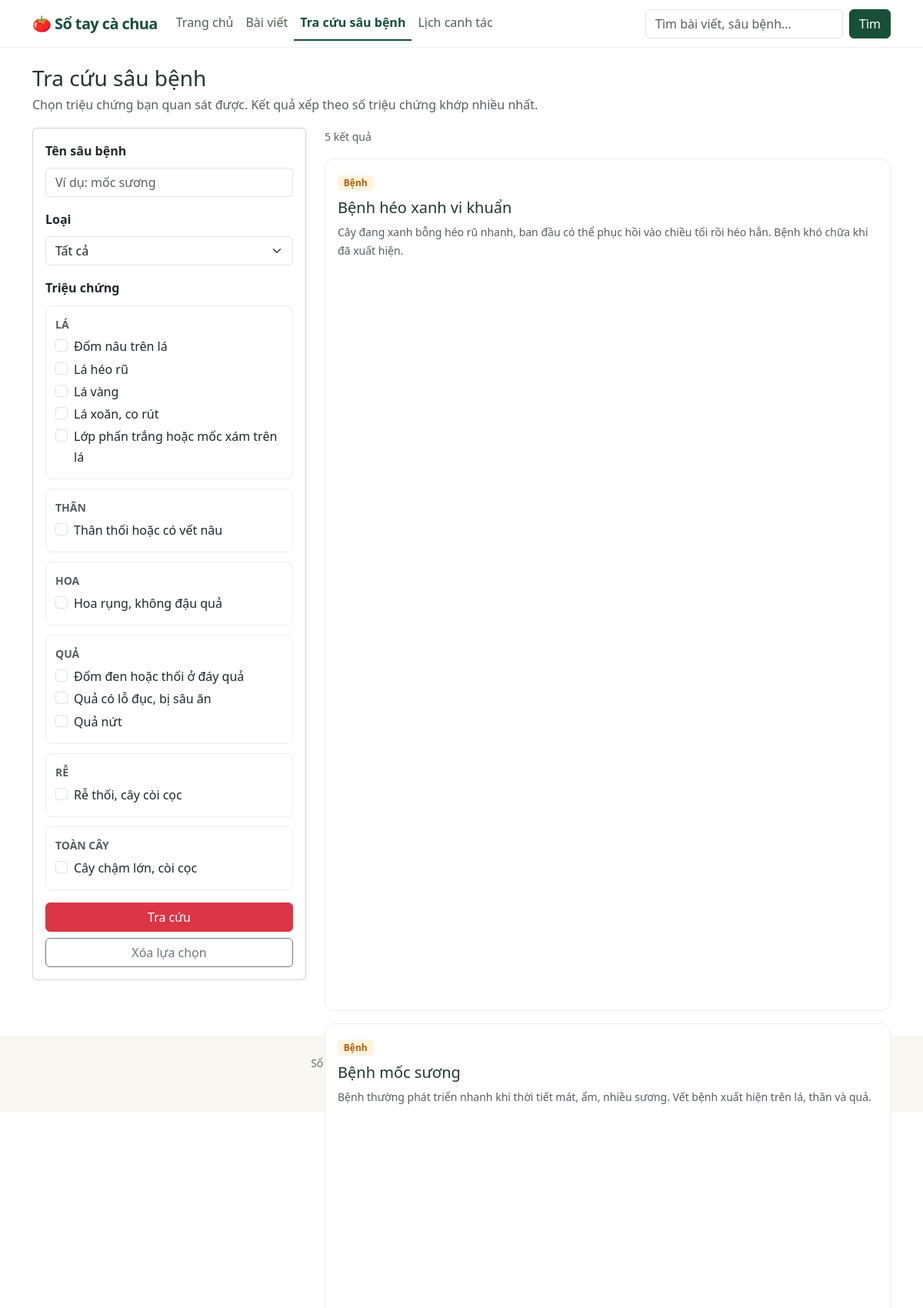
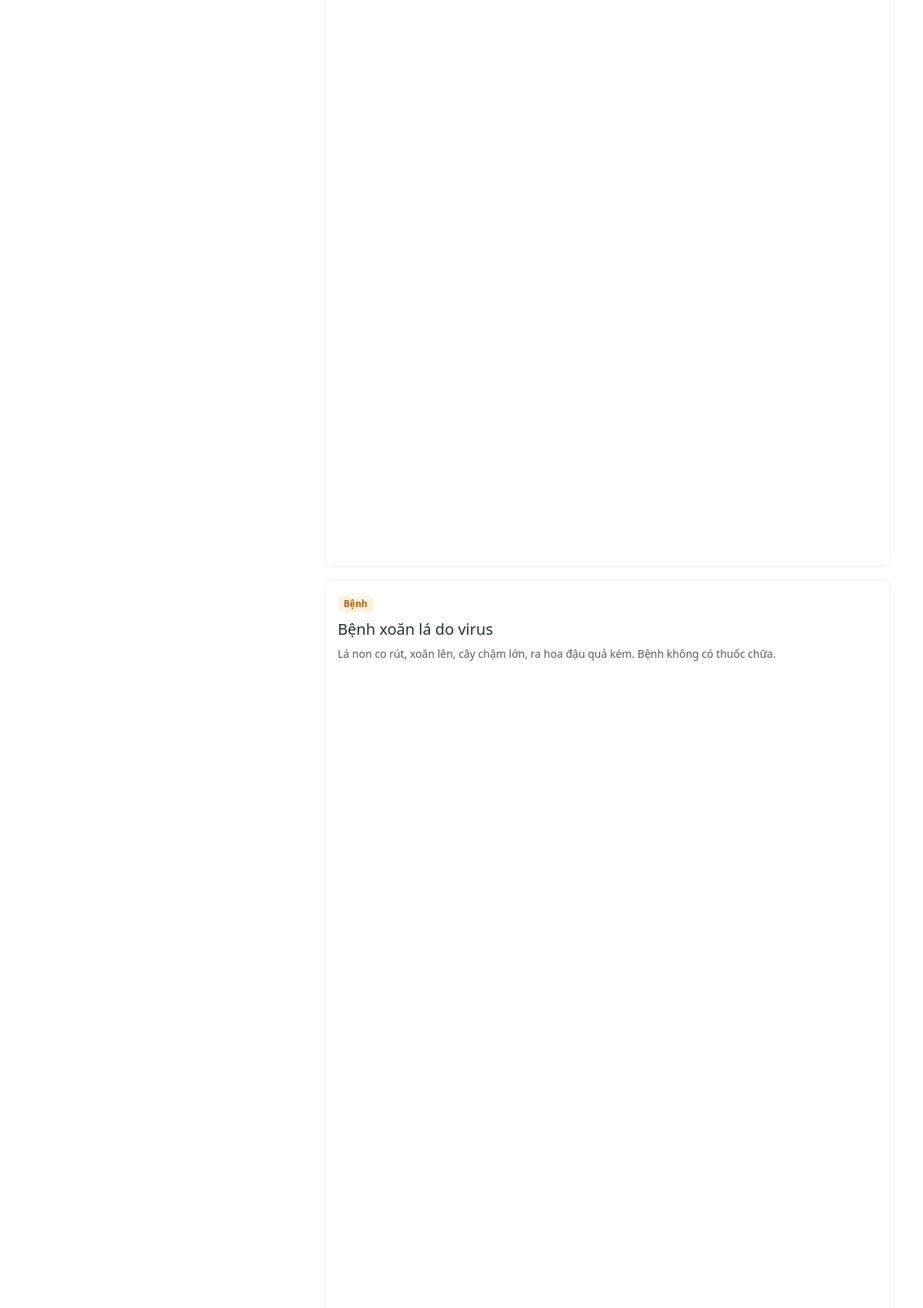
Page /pests.php (upper part) on the committed database (2 pictures, top to bottom).
### tables this page shows
CREATE TABLE IF NOT EXISTS symptoms (
  id          INT UNSIGNED NOT NULL AUTO_INCREMENT,
  name        VARCHAR(150) NOT NULL,
  body_part   ENUM('leaf', 'stem', 'flower', 'fruit', 'root', 'whole_plant')
              NOT NULL DEFAULT 'leaf',
  description TEXT NULL,
  PRIMARY KEY (id),
  UNIQUE KEY uq_symptoms_name (name)
);

CREATE TABLE IF NOT EXISTS pests (
  id          INT UNSIGNED NOT NULL AUTO_INCREMENT,
  name        VARCHAR(150) NOT NULL,
  slug        VARCHAR(170) NOT NULL,
  type        ENUM('pest', 'disease') NOT NULL COMMENT 'pest = sau hai, disease = benh',
  description TEXT NULL,
  cause       TEXT NULL,
  prevention  TEXT NULL,
  treatment   TEXT NULL,
  source      VARCHAR(255) NULL,
  created_at  TIMESTAMP NOT NULL DEFAULT CURRENT_TIMESTAMP,
  updated_at  TIMESTAMP NOT NULL DEFAULT CURRENT_TIMESTAMP ON UPDATE CURRENT_TIMESTAMP,
  PRIMARY KEY (id),
  UNIQUE KEY uq_pests_slug (slug),
  FULLTEXT KEY ft_pests (name, description)
);

### includes/helpers.php (called while the page is built, shortened)
<?php
require_once __DIR__ . '/db.php';
function e($s) { return htmlspecialchars((string)$s, ENT_QUOTES, 'UTF-8'); }
function url($path = '') { return rtrim(config()['base_url'], '/') . '/' . ltrim($path, '/'); }
function excerpt($s, $len = 140) {
    $s = trim(preg_replace('/\s+/u', ' ', strip_tags((string)$s)));
    return mb_strlen($s, 'UTF-8') > $len ? mb_substr($s, 0, $len, 'UTF-8') . '…' : $s;
}

### includes/db.php (called while the page is built)
<?php
function config() {
    static $cfg = null;
    if ($cfg === null) $cfg = require __DIR__ . '/../config/config.php';
    return $cfg;
}
function db() {
    static $pdo = null;
    if ($pdo === null) {
        $c = config();
        $dsn = "mysql:host={$c['db_host']};dbname={$c['db_name']};charset=utf8mb4";
        $pdo = new PDO($dsn, $c['db_user'], $c['db_pass'], [
            PDO::ATTR_ERRMODE => PDO::ERRMODE_EXCEPTION,
            PDO::ATTR_DEFAULT_FETCH_MODE => PDO::FETCH_ASSOC,
            PDO::ATTR_EMULATE_PREPARES => false,
        ]);
    }
    return $pdo;
}
function q($sql, $params = []) {
    $st = db()->prepare($sql);
    $st->execute($params);
    return $st;
}

### includes/functions_public.php (called while the page is built, shortened)
<?php
require_once __DIR__ . '/helpers.php';
function get_symptoms() {
    return q("SELECT * FROM symptoms ORDER BY FIELD(body_part,'leaf','stem','flower','fruit','root','whole_plant'), name")->fetchAll();
}
function body_part_label($k) {
    return ['leaf'=>'Lá','stem'=>'Thân','flower'=>'Hoa','fruit'=>'Quả','root'=>'Rễ','whole_plant'=>'Toàn cây'][$k] ?? $k;
}
function search_pests($f) {
    $params = []; $join = ''; $matchSel = '0 AS matched';
    $sym = array_values(array_filter(array_map('intval', $f['symptoms'] ?? [])));
    $where = ['1=1'];
    $w = implode(' AND ', $where);
    $having = $sym ? 'HAVING matched > 0' : '';
    $order = $sym ? 'matched DESC, p.name' : 'p.name';
    $rows = q("SELECT p.id, p.name, p.slug, p.type, p.description, $matchSel,
                      (SELECT file_path FROM images i WHERE i.pest_id = p.id ORDER BY i.id LIMIT 1) AS thumb
               FROM pests p $join WHERE $w GROUP BY p.id $having ORDER BY $order", $params)->fetchAll();
    return [$rows, count($sym)];
}
function pest_type_label($t) { return $t === 'pest' ? 'Sâu hại' : 'Bệnh'; }

### public/pests.php (the view, shortened to what this page needs)
<?php
require_once __DIR__ . '/../includes/functions_public.php';
$f = ['q' => trim($_GET['q'] ?? ''), 'type' => $_GET['type'] ?? '', 'symptoms' => (array)($_GET['symptoms'] ?? [])];
[$pests, $nSym] = search_pests($f);
$selected = array_map('intval', $f['symptoms']);
$groups = [];
foreach (get_symptoms() as $s) $groups[$s['body_part']][] = $s;
require __DIR__ . '/../includes/header.php';
?>
<h1 class="h3 mb-1">Tra cứu sâu bệnh</h1>
<p class="text-muted">Chọn triệu chứng bạn quan sát được. Kết quả xếp theo số triệu chứng khớp nhiều nhất.</p>
<div class="row g-4">
  <div class="col-lg-4">
    <form method="get" class="card"><div class="card-body">
      <div class="mb-3"><label class="form-label fw-semibold" for="q">Tên sâu bệnh</label>
        <input class="form-control" id="q" type="search" name="q" value="<?= e($f['q']) ?>" placeholder="Ví dụ: mốc sương"></div>
      <div class="mb-3"><label class="form-label fw-semibold" for="type">Loại</label>
        <select class="form-select" id="type" name="type">
          <option value="">Tất cả</option>
        </select></div>
      <div class="fw-semibold mb-2">Triệu chứng</div>
      <?php foreach ($groups as $part => $list): ?>
        <div class="symptom-group"><div class="small fw-bold text-uppercase text-muted mb-1"><?= e(body_part_label($part)) ?></div>
          <?php foreach ($list as $s): ?>
            <div class="form-check">
              <input class="form-check-input" type="checkbox" name="symptoms[]" value="<?= (int)$s['id'] ?>" id="s<?= (int)$s['id'] ?>" <?= in_array((int)$s['id'], $selected, true) ? 'checked' : '' ?>>
              <label class="form-check-label" for="s<?= (int)$s['id'] ?>"><?= e($s['name']) ?></label>
            </div>
          <?php endforeach; ?>
        </div>
      <?php endforeach; ?>
      <div class="d-grid gap-2 mt-3"><button class="btn btn-danger">Tra cứu</button>
        <a class="btn btn-outline-secondary" href="<?= url('public/pests.php') ?>">Xóa lựa chọn</a></div>
    </div></form>
  </div>
  <div class="col-lg-8">
    <p class="text-muted small"><?= count($pests) ?> kết quả<?= $nSym ? " (đã chọn $nSym triệu chứng)" : '' ?></p>
    <?php foreach ($pests as $p): ?>
      <a class="card card-post mb-3 text-decoration-none text-reset" href="<?= url('public/pest.php?slug=' . rawurlencode($p['slug'])) ?>">
        <div class="row g-0">
          <div class="col"><div class="card-body">
            <span class="badge <?= $p['type'] === 'pest' ? 'badge-pest' : 'badge-disease' ?>"><?= e(pest_type_label($p['type'])) ?></span>
            <h2 class="h5 mt-2"><?= e($p['name']) ?></h2>
            <p class="text-muted small mb-0"><?= e(excerpt($p['description'] ?? '', 150)) ?></p>
          </div></div>
        </div>
      </a>
    <?php endforeach; ?>
  </div>
</div>
<?php require __DIR__ . '/../includes/footer.php'; ?>

### assets/css/style.css (style rules this page uses)
:root { --tomato: #c0392b; --tomato-dark: #962d22; --leaf: #2e7d32; --leaf-soft: #e8f5e9; --cream: #fff8f6; }
body { background: #fff; color: #2b2b2b; line-height: 1.7; }
a { color: var(--tomato-dark); }
.card-post { border: 1px solid #eee; border-radius: .75rem; overflow: hidden; height: 100%; transition: box-shadow .15s, transform .15s; }
.badge-disease { background: #fff3e0; color: #b45f06; font-weight: 600; }
.symptom-group { border: 1px solid #eee; border-radius: .5rem; padding: .75rem; margin-bottom: .75rem; }
:root { --forest: #174f3a; --forest-2: #236646; --moss: #a6be83; --paper: #f8f7f2; --ink: #24352d; --line: #e3e8dd; }
body { background: #fff; color: var(--ink); }
a { color: var(--forest-2); }

### rows in the picture
symptoms: name "Đốm nâu trên lá"
symptoms: name "Lá héo rũ"
symptoms: name "Lá vàng"
symptoms: name "Lá xoăn, co rút"
symptoms: name "Lớp phấn trắng hoặc mốc xám trên lá"
symptoms: name "Thân thối hoặc có vết nâu"
symptoms: name "Hoa rụng, không đậu quả"
symptoms: name "Đốm đen hoặc thối ở đáy quả"
symptoms: name "Quả có lỗ đục, bị sâu ăn"
symptoms: name "Quả nứt"
symptoms: name "Rễ thối, cây còi cọc"
symptoms: name "Cây chậm lớn, còi cọc"
pests: type "Bệnh", name "Bệnh héo xanh vi khuẩn", description "Cây đang xanh bỗng héo rũ nhanh, ban đầu có thể phục hồi vào chiều tối rồi héo hẳn. Bệnh khó chữa khi đã xuất hiện."
pests: type "Bệnh", name "Bệnh mốc sương", description "Bệnh thường phát triển nhanh khi thời tiết mát, ẩm, nhiều sương. Vết bệnh xuất hiện trên lá, thân và quả."
pests: type "Bệnh", name "Bệnh xoăn lá do virus", description "Lá non co rút, xoăn lên, cây chậm lớn, ra hoa đậu quả kém. Bệnh không có thuốc chữa."

### other values in the picture
$label "Trang chủ"
$label "Bài viết"
$label "Tra cứu sâu bệnh"
$label "Lịch canh tác"
body_part_label($part) "LÁ"
body_part_label($part) "THÂN"
body_part_label($part) "HOA"
body_part_label($part) "QUẢ"
body_part_label($part) "RỄ"
body_part_label($part) "TOÀN CÂY"
count($pests) "5"
